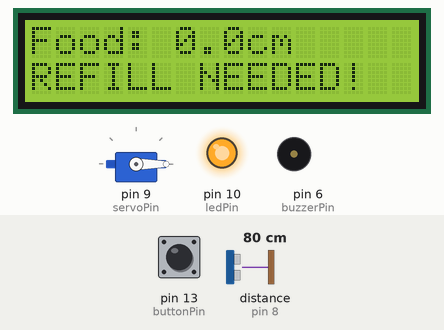
The sketch below on a simulated Arduino Uno, built with avr-gcc and run on an emulated ATmega328P. Parts: servo, 16×2 character LCD, output pins drawn as LEDs (lit = HIGH), buzzer (waves = sounding). Wiring (inferred from the names in the program): ultrasonic range finder: trigger pin 7; echo pin 8. The inputs (shaded band) are chosen by the test bench; at power-on: distance to the obstacle (sensor on pin 8) 80 cm, pin 13 (buttonPin) HIGH. The echo pulse lasts 58.3 µs per cm; pins used as bus, display or sensor lines are not drawn; what the sketch prints to the serial monitor is not drawn.

Above: at 3.2 s.
3.3 s: distance to the obstacle (sensor on pin 8) set to 17 cm
At 5.19 s:
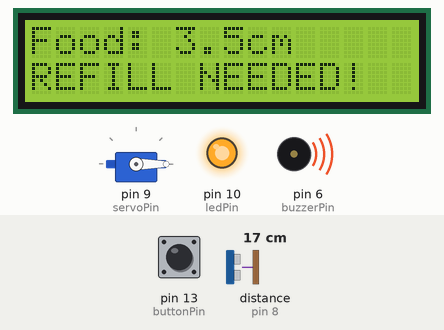
8.3 s: distance to the obstacle (sensor on pin 8) set to 13 cm
At 10.6 s:
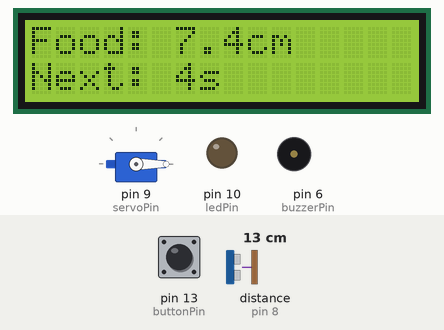
11.8 s: pin 13 (buttonPin) pulled LOW for 1.75 s
At 14.4 s:
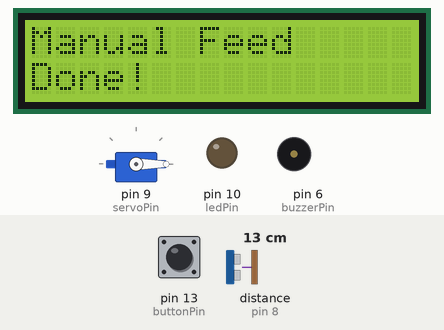
15.0 s: distance to the obstacle (sensor on pin 8) set to 18 cm
At 17.0 s:
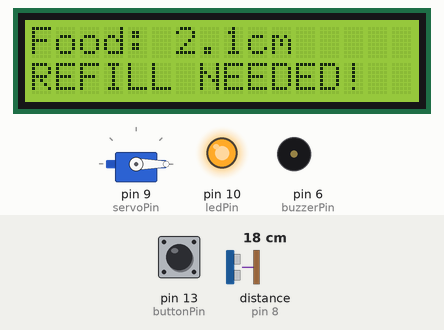
17.4 s: pin 13 (buttonPin) pulled LOW for 1.75 s
At 19.7 s:
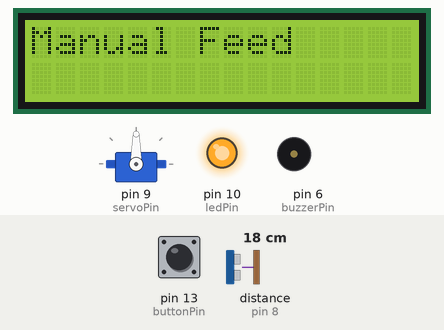
21.5 s: pin 13 (buttonPin) pulled LOW for 3.2 s
At 24.8 s:
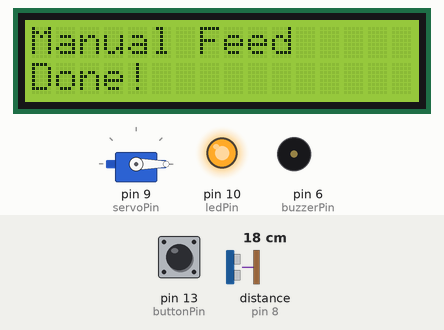
Timing chart, 0 to 27.2 s (numbered marks = the images above; inputs shaded):
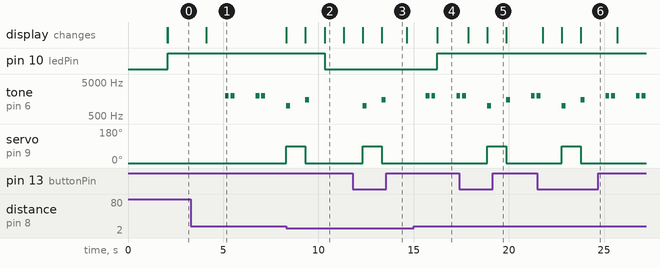

The sketch:

code.ino
```cpp
#include <Servo.h>
#include <LiquidCrystal.h>

// Objects
Servo feederServo;
LiquidCrystal lcd(12, 11, 5, 4, 3, 2);

// Pins
const int trigPin = 7;
const int echoPin = 8;
const int servoPin = 9;
const int buttonPin = 13;
const int ledPin = 10;
const int buzzerPin = 6;

// Variables
unsigned long lastFeedTime = 0;
unsigned long feedInterval = 5000;  // 5s auto feed interval
const int containerHeight = 20;     //
const int lowFoodThreshold = 5;     //
const int feedDuration = 1000;      // servo open for 1s

// --------------------------------
void setup() {
  Serial.begin(9600);
  feederServo.attach(servoPin);
  feederServo.write(0); // closed

  pinMode(trigPin, OUTPUT);
  pinMode(echoPin, INPUT);
  pinMode(buttonPin, INPUT_PULLUP);
  pinMode(ledPin, OUTPUT);
  pinMode(buzzerPin, OUTPUT);

  lcd.begin(16, 2);
  lcd.setCursor(0,0);
  lcd.print("Smart Pet Feeder");
  delay(2000);
  lcd.clear();
}

// --------------------------------
void loop() {
  float foodLevel = measureFoodLevel();

  // Manual button
  if (digitalRead(buttonPin) == LOW) {
    feedPet("Manual");
    delay(300);
  }

  // Auto feed
  if (millis() - lastFeedTime >= feedInterval) {
    if (foodLevel > lowFoodThreshold) {
      feedPet("Auto");
      lastFeedTime = millis();
    } else {
      lowFoodAlert();
    }
  }

  // Update LCD
  updateDisplay(foodLevel);

  // Red LED alert
  if (foodLevel <= lowFoodThreshold) {
    digitalWrite(ledPin, HIGH);
  } else {
    digitalWrite(ledPin, LOW);
  }

  delay(1000);
}

// --------------------------------
float measureFoodLevel() {
  digitalWrite(trigPin, LOW);
  delayMicroseconds(2);
  digitalWrite(trigPin, HIGH);
  delayMicroseconds(10);
  digitalWrite(trigPin, LOW);

  long duration = pulseIn(echoPin, HIGH);
  float distance = duration * 0.034 / 2;

  float level = containerHeight - distance;
  if (level < 0) level = 0;
  if (level > containerHeight) level = containerHeight;

  return level;
}

// --------------------------------
void feedPet(String type) {
  Serial.println("Feeding: " + type);

  lcd.clear();
  lcd.setCursor(0,0);
  lcd.print(type + " Feed");

  tone(buzzerPin, 1000, 200);

  feederServo.write(90);
  delay(feedDuration);
  feederServo.write(0);

  tone(buzzerPin, 1500, 200);

  lcd.setCursor(0,1);
  lcd.print("Done!");
  delay(1000);
}

// --------------------------------
void updateDisplay(float level) {
  lcd.clear();
  lcd.setCursor(0,0);
  lcd.print("Food: ");
  lcd.print(level,1);
  lcd.print("cm");

  lcd.setCursor(0,1);
  if (level <= lowFoodThreshold) {
    lcd.print("REFILL NEEDED!");
  } else {
    unsigned long t = (feedInterval - (millis() - lastFeedTime))/1000;
    lcd.print("Next: ");
    lcd.print(t);
    lcd.print("s");
  }
}

// --------------------------------
void lowFoodAlert() {
  for (int i=0; i<2; i++) {
    tone(buzzerPin, 2000, 200);
    delay(300);
  }
}
```

Measured:
- the behaviour switches between 16 and 15 cm on distance to the obstacle (sensor on pin 8) (found by bisection; images 1 and 2)
- after the input at 3.3 s, the display: changes after 0.80 s (image 1)
- after the input at 8.3 s, pin 10 (ledPin): HIGH → LOW after 2.0 s; servo on pin 9 (servoPin): 0° → 90° at once, → 0° 1.0 s later; the display: first changes at once (image 2 shows a later state)
- after the input at 11.8 s, tone on pin 6 (buzzerPin): silent → 1000 Hz after 0.54 s, → silent 0.20 s later, → 1500 Hz 0.80 s later, → silent 0.20 s later; servo on pin 9 (servoPin): 0° → 90° after 0.54 s, → 0° 1.0 s later; the display: first changes after 0.54 s (image 3 shows a later state)
- after the input at 15.0 s, pin 10 (ledPin): LOW → HIGH after 1.2 s; servo on pin 9 (servoPin): stays 0° (without the input it goes to 90° after 0.65 s); the display: changes after 1.2 s (image 4)
- after the input at 17.4 s, servo on pin 9 (servoPin): 0° → 90° after 1.5 s, → 0° 1.0 s later; the display: first differs from a run without the input after 1.5 s (image 5)
- after the input at 21.5 s, servo on pin 9 (servoPin): 0° → 90° after 1.3 s, → 0° 1.0 s later; the display: first differs from a run without the input after 1.3 s (image 6 shows a later state)
- by itself, tone on pin 6 (buzzerPin): plays 2000 Hz for 0.20 s, 2000 Hz for 0.20 s, 2000 Hz for 0.20 s, 2000 Hz for 0.20 s
